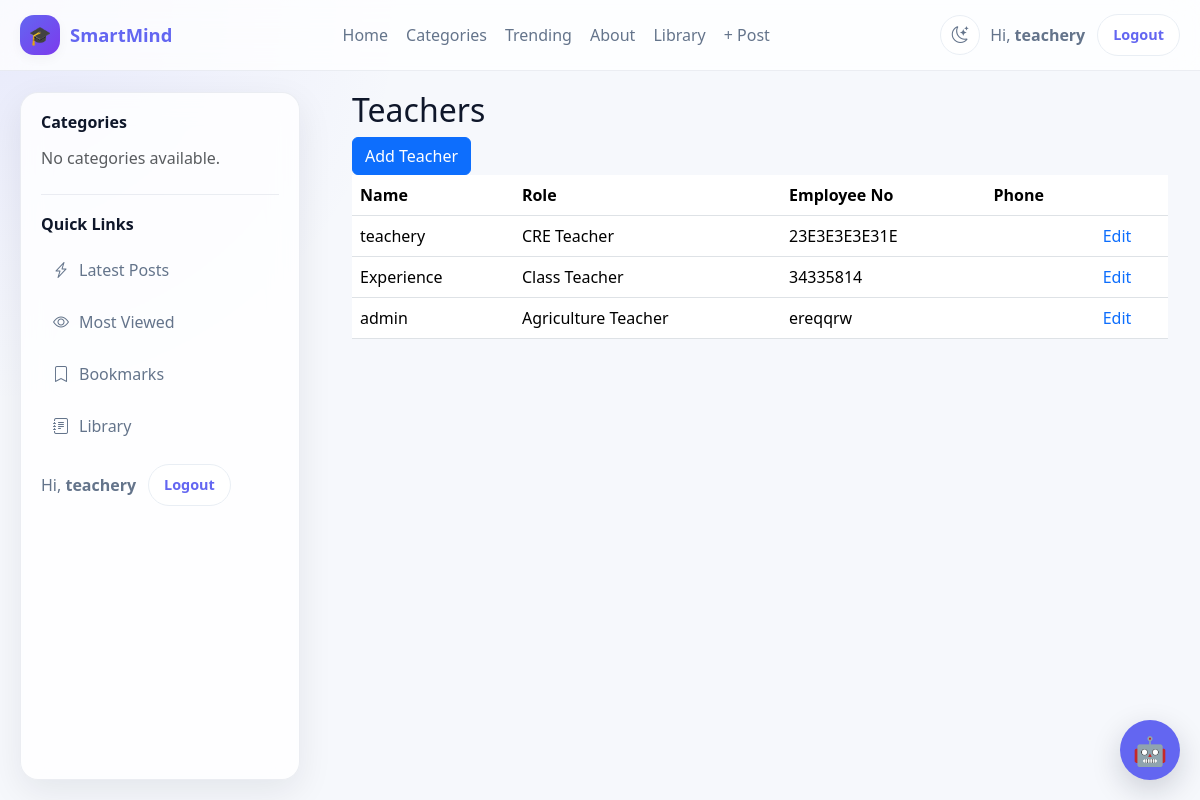
Screenshot of /accounts/teachers/ (signed in) with the database file from the repository.
### accounts/models.py (models this page shows, shortened)
class User(AbstractUser):
    ROLE_CHOICES = [
        ("school_admin", "School Admin"),
        ("teacher", "Teacher"),
        ("student", "Student"),
        ("parent", "Parent"),
    ]
    role = models.CharField(
        max_length=20,
        choices=ROLE_CHOICES,
        default="student",
        db_index=True,
    )
    school = models.ForeignKey(
        "schools.School",
        on_delete=models.CASCADE,
        related_name="users",
        null=True,
        blank=True,
    )
    school_class = models.ForeignKey(
        "schools.SchoolClass",
        on_delete=models.SET_NULL,
        related_name="students",
        null=True,
        blank=True,
    )
    teacher_role = models.ForeignKey(
        "TeacherRole",
        on_delete=models.SET_NULL,
        null=True,
        blank=True,
        related_name="teachers",
    )
    admission_number = models.CharField(
        max_length=30,
        unique=True,
        blank=True,
        null=True,
        db_index=True,
    )
    employee_number = models.CharField(
        max_length=30,
        unique=True,
        blank=True,
        null=True,
        db_index=True,
    )
    tsc_number = models.CharField(
        max_length=30,
        blank=True,
        null=True,
    )
    phone_number = models.CharField(max_length=20, blank=True)
    profile_picture = models.ImageField(upload_to="profiles/", blank=True, null=True)
    date_of_birth = models.DateField(blank=True, null=True)
    is_verified = models.BooleanField(default=False)
    created_at = models.DateTimeField(default=timezone.now)
    updated_at = models.DateTimeField(auto_now=True)
    is_approved = models.BooleanField(
        default=False,
        db_index=True,
        help_text=(
            "False for teacher/parent/school_admin until a superadmin approves. "
            "Students are auto-approved in clean()."
        ),
    )
    approval_requested_at = models.DateTimeField(default=timezone.now)
    approved_by = models.ForeignKey(
        "self",
        null=True,
        blank=True,
        on_delete=models.SET_NULL,
        related_name="approved_users",
    )
    def clean(self):
        super().clean()
        if self.is_superuser:
            return
        role_changed = False
        if self.pk:
            previous = (
                type(self)
                .objects.filter(pk=self.pk)
                .values_list("role", flat=True)
                .first()
            )
            if previous is not None and previous != self.role:
                role_changed = True
        if self.role == "student":
            self.is_approved = True
            self.approved_by = None
        elif not self.pk or role_changed:
            self.is_approved = False
            self.approved_by = None
            self.approval_requested_at = timezone.now()
        if self.role == "teacher":
            if not self.employee_number:
                raise ValidationError(
                    {"employee_number": "Teachers must have an employee number."}
                )
            if not self.teacher_role:
                raise ValidationError(
                    {"teacher_role": "Teachers must have a teacher role."}
                )
        if self.role == "student" and not self.admission_number:
            raise ValidationError(
                {"admission_number": "Students must have an admission number."}
            )
        if self.role != "teacher":
            self.teacher_role = None
    @property
    def full_name(self):
        return self.get_full_name() or self.username

class TeacherRole(models.Model):
    school = models.ForeignKey(
        "schools.School",
        on_delete=models.CASCADE,
        related_name="teacher_roles",
    )
    name = models.CharField(max_length=100)
    description = models.TextField(blank=True)
    created_at = models.DateTimeField(default=timezone.now)
    updated_at = models.DateTimeField(auto_now=True)
    class Meta:
        ordering = ["name"]
        constraints = [
            models.UniqueConstraint(
                fields=["school", "name"],
                name="unique_teacher_role_per_school",
            )
        ]
    def __str__(self):
        return self.name

### accounts/views.py (the view)
# urls.py: path("teachers/", views.teacher_list, name="teacher_list"),
@login_required
def teacher_list(request):
    teachers = User.objects.filter(
        role="teacher",
        school=request.user.school,
    ).select_related("teacher_role")
    return render(request, "teacher_list.html", {"teachers": teachers})

### accounts/templates/teacher_list.html (shortened to what this page needs)
{% extends "base.html" %}
{% block content %}
<div class="container">
<h2>Teachers</h2>
<a href="{% url 'teacher_create' %}"
class="btn btn-primary">
Add Teacher
</a>
<table class="table">
<thead>
<tr>
<th>Name</th>
<th>Role</th>
<th>Employee No</th>
<th>Phone</th>
<th></th>
</tr>
</thead>
<tbody>
{% for teacher in teachers %}
<tr>
<td>
{{ teacher.full_name }}
</td>
<td>
{{ teacher.teacher_role }}
</td>
<td>
{{ teacher.employee_number }}
</td>
<td>
</td>
<td>
<a href="{% url 'teacher_update' teacher.id %}">
Edit
</a>
</td>
</tr>
{% endfor %}
</tbody>
</table>
</div>
{% endblock %}

### blog/templates/base.html (shortened to what this page needs)
{% load static %}
<!DOCTYPE html>
<html lang="en" data-theme="light">
<head>
    <link href="https://cdn.jsdelivr.net/npm/bootstrap@5.3.7/dist/css/bootstrap.min.css" rel="stylesheet">
    <link rel="stylesheet" href="https://cdn.jsdelivr.net/npm/bootstrap-icons@1.11.3/font/bootstrap-icons.min.css">
    <link rel="stylesheet" href="{% static 'smartmind_ai/chatbot.css' %}">
    <link rel="stylesheet" href="{% static 'django_ckeditor_5/dist/styles.css' %}">
    <link rel="stylesheet" href="{% static 'css/comments.css' %}">
</head>
<body>
<div class="site-shell">
    <header class="site-navbar">
        <div class="nav-inner">
            <a href="{% url 'dashboard' %}" class="brand">
                <span class="brand-badge">🎓</span>
                <span>SmartMind</span>
            </a>
            <nav class="nav-links" aria-label="Main navigation">
                {% if user.is_authenticated %}
                    <a href="{% url 'dashboard' %}">Home</a>
                {% else %}
                    <a href="{% url 'blog:home' %}">Home</a>
                {% endif %}
                <a href="#">Categories</a>
                <a href="#">Trending</a>
                <a href="#">About</a>
                <a href="{% url 'library:home' %}">Library</a>
                {% if user.is_authenticated %}
                    {% if user.is_superuser or user.role == "school_admin" or user.role == "teacher" %}
                        <a href="{% url 'blog:add_post' %}">+ Post</a>
                    {% endif %}
                {% endif %}
            </nav>
            <div class="nav-actions">
                <button type="button"
                        class="theme-toggle"
                        id="themeToggle"
                        aria-label="Toggle dark mode"
                        title="Toggle light / dark theme">
                    <i class="bi bi-moon-stars icon-moon"></i>
                </button>
                <div class="user-box">
                    {% if user.is_authenticated %}
                        <span>Hi, <strong>{{ user.username }}</strong></span>
                        <form action="{% url 'logout' %}" method="post" class="m-0">
                            <button type="submit" class="btn-pill">Logout</button>
                        </form>
                    {% else %}
                        <a href="{% url 'login' %}" class="btn-pill">Login</a>
                    {% endif %}
                </div>
            </div>
        </div>
    </header>
    <div class="layout">
        <aside class="sidebar d-none d-lg-block">
            <div class="sidebar-section">
                <h3>Categories</h3>
                <div class="sidebar-links">
                    {% for category in categories %}
                        <a href="{% url 'blog:category_post' category.slug %}">
                            <i class="bi bi-folder2"></i>
                            <span>{{ category.name }}</span>
                        </a>
                    {% empty %}
                        <p class="text-muted mb-0">No categories available.</p>
                    {% endfor %}
                </div>
            </div>
            <div class="sidebar-section">
                <h3>Quick Links</h3>
                <div class="sidebar-links">
                    <a href="#"><i class="bi bi-lightning-charge"></i><span>Latest Posts</span></a>
                    <a href="#"><i class="bi bi-eye"></i><span>Most Viewed</span></a>
                    <a href="#"><i class="bi bi-bookmark"></i><span>Bookmarks</span></a>
                    <a href="{% url 'library:home' %}"><i class="bi bi-journal-text"></i><span>Library</span></a>
                </div>
                <div class="user-box mt-3">
                    {% if user.is_authenticated %}
                        <span>Hi, <strong>{{ user.username }}</strong></span>
                        <form action="{% url 'logout' %}" method="post" class="m-0">
                            <button type="submit" class="btn-pill">Logout</button>
                        </form>
                    {% else %}
                        <a href="{% url 'login' %}" class="btn-pill">Login</a>
                    {% endif %}
                </div>
            </div>
        </aside>
        <main>
            <div class="content-wrap">
                {% block content %}{% endblock %}
            </div>
        </main>
    </div>
</div>
{% include "smartmind_ai/chatbot.html" %}
</body>
</html>

### blog/templates/base.html (style rules this page uses)
:root, [data-theme="light"] { --bg: #f6f8fc; --surface: rgba(255, 255, 255, 0.82); --surface-solid: #ffffff; --surface-alt: #f8fafc; --text: #0f172a; --muted: #64748b; --primary: #6366f1; --primary-2: #4f46e5; --primary-soft: #eef2ff; --border: rgba(148, 163, 184, 0.18); --border-solid: #e9eef4; --shadow: 0 12px 35px rgba(15, 23, 42, 0.08); --shadow-sm: 0 4px 12px rgba(15, 23, 42, 0.04); --navbar-bg: rgba(255, 255, 255, 0.76); --radius: 18px; --navbar-h: 72px; --sidebar-w: 280px; --layout-pad: 20px; --ease: cubic-bezier(.4, 0, .2, 1); }
* { box-sizing: border-box; }
html { scroll-behavior: smooth; }
body { margin: 0; font-family: system-ui, -apple-system, BlinkMacSystemFont, "Segoe UI", sans-serif; background: radial-gradient(circle at top left, rgba(99, 102, 241, 0.10), transparent 28%), linear-gradient(180deg, var(--bg) 0%, var(--bg) 100%); color: var(--text); overflow-x: hidden; transition: background-color .3s var(--ease), color .3s var(--ease); }
a { text-decoration: none; }
.site-shell { min-height: 100vh; display: flex; flex-direction: column; }
.site-navbar { position: sticky; top: 0; z-index: 1030; backdrop-filter: blur(16px); -webkit-backdrop-filter: blur(16px); background: var(--navbar-bg); border-bottom: 1px solid var(--border); transition: background-color .3s var(--ease), border-color .3s var(--ease); }
.nav-inner { max-width: 1400px; margin: 0 auto; padding: 14px 20px; display: flex; align-items: center; justify-content: space-between; gap: 16px; }
.brand { display: flex; align-items: center; gap: 10px; font-weight: 800; color: var(--primary); font-size: 1.15rem; white-space: nowrap; }
.brand-badge { width: 40px; height: 40px; display: grid; place-items: center; border-radius: 14px; background: linear-gradient(135deg, var(--primary), #7c3aed); color: #fff; box-shadow: var(--shadow-sm); }
.nav-links { display: flex; align-items: center; gap: 18px; flex-wrap: wrap; }
.nav-links a { color: var(--muted); font-weight: 500; transition: color 0.2s ease; }
.nav-actions { display: flex; align-items: center; gap: 10px; }
.user-box { display: flex; align-items: center; gap: 12px; color: var(--muted); }
.btn-pill { border: 1px solid var(--border-solid); background: var(--surface-solid); color: var(--primary); padding: 9px 15px; border-radius: 999px; font-weight: 600; transition: all 0.2s var(--ease); font-size: .9rem; }
.theme-toggle { width: 40px; height: 40px; border-radius: 50%; border: 1px solid var(--border-solid); background: var(--surface-solid); color: var(--muted); cursor: pointer; display: inline-flex; align-items: center; justify-content: center; font-size: 1.05rem; transition: all .2s var(--ease); -webkit-tap-highlight-color: transparent; flex-shrink: 0; padding: 0; }
.theme-toggle .icon-moon { display: inline; }
.layout { display: flex; align-items: flex-start; width: 100%; padding: var(--layout-pad); flex: 1; }
.sidebar { position: fixed; top: calc(var(--navbar-h) + var(--layout-pad)); left: var(--layout-pad); width: var(--sidebar-w); height: calc(100vh - var(--navbar-h) - (var(--layout-pad) * 2)); overflow-y: auto; background: var(--surface); backdrop-filter: blur(14px); -webkit-backdrop-filter: blur(14px); border: 1px solid var(--border); border-radius: var(--radius); box-shadow: var(--shadow); padding: 20px; transition: background-color .3s var(--ease), border-color .3s var(--ease), box-shadow .3s var(--ease); }
.sidebar-section + .sidebar-section { margin-top: 24px; padding-top: 20px; border-top: 1px solid var(--border); }
.sidebar h3 { margin: 0 0 14px; font-size: 1rem; font-weight: 700; color: var(--text); }
.sidebar-links { display: grid; gap: 8px; }
.sidebar-links a { display: flex; align-items: center; gap: 10px; padding: 10px 12px; border-radius: 12px; color: var(--muted); transition: background 0.2s ease, color 0.2s ease, transform 0.2s ease; }
main { flex: 1; margin-left: calc(var(--sidebar-w) + var(--layout-pad) + 20px); min-width: 0; padding: 0; }
.content-wrap { background: transparent; min-width: 0; }

### rows the page displays
User: username "teachery", full_name "teachery", teacher_role "CRE Teacher", employee_number "23E3E3E3E31E"
User: full_name "Experience", teacher_role "Class Teacher", employee_number "34335814"
User: full_name "admin", teacher_role "Agriculture Teacher", employee_number "ereqqrw"
